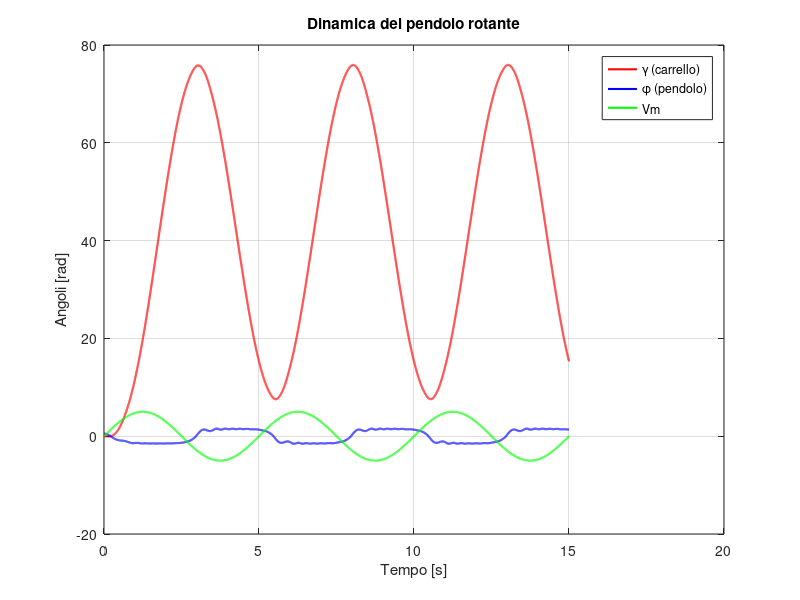

This figure's MATLAB source:
function [tout,x]=pendolo_soluzioneNumerica
% clear; clc;

% Parametri fisici
params.mp = 0.024;     % massa pendolo [kg]
params.mr=0.093;       %massa braccio [kg]
params.Lr = 0.086;     % lunghezza braccio [m]
params.Lp = 0.128;     % lunghezza pendolo [m]
params.Jr = 5.72e-5;    % inerzia braccio [kg m^2]
params.Jp = 1.31e-4;   % inerzia pendolo [kg m^2]
params.Br = 3e-4;    % attrito braccio [Nms]
params.Bp = 5e-4;   % attrito pendolo [Nms]
params.g  = 9.81;    % gravità [m/s^2]
params.Rm= 7.5; %ohm, resistenza interna
params.km=0.0431; %Motor back-emf constant
% Coppia motore (costante o funzione del tempo)
% params.Tm = @(t) 0;  % nessuna coppia applicata

% Condizioni iniziali:
% [gamma0,gammad,phi0,phid]
% [Angolo iniziale cart, velocità angolare iniziale cart, angolo iniziale pendolo, velocità angolare iniziale pendolo]
x0 = [0; 0;  pi/6; 0];

% Intervallo temporale
tspan = linspace(0,15,15000);

% Risoluzione ODE
[t, x] = ode45(@(t,x) pendulum_ODE(t, x, params), tspan, x0);
% Calcolo Vm (non influisce sulla dinamica)
Vm_values = arrayfun(@(ti) Vm_fun(ti), t);

% Output
tout = [t, Vm_values];

% Plot risultati
figure;
plot(t, x(:,1), 'r', 'LineWidth', 1.5); hold on;
plot(t, x(:,3), 'b', 'LineWidth', 1.5); hold on;
plot(t, Vm_values, 'g', 'LineWidth', 1.5);
legend('\gamma (carrello)', '\phi (pendolo)', "Vm")
xlabel('Tempo [s]');
ylabel('Angoli [rad]');
title('Dinamica del pendolo rotante');
grid on;


%% 
function dxdt = pendulum_ODE(t, x, params)
    % Variabili di stato
    gamma   = x(1);  % angolo del cart
    gamma_d = x(2);  % velocità del cart
    phi   = x(3);  % angolo del pendolo
    phi_d = x(4);  % velocità del pendolo

    % Parametri fisici
    mp = params.mp;
    Lr = params.Lr;
    Lp = params.Lp;
    Jr = params.Jr;
    Jp = params.Jp;
    Br = params.Br;
    Bp = params.Bp;
    g  = params.g;
    mr=params.mr;
    Rm=params.Rm;
    km=params.km;
   
 % Calcola Vm in funzione del tempo
    Vm = Vm_fun(t);

    % Coppia motore
    Tm = km * ((Vm - km * gamma_d) / Rm);  

    % Coefficienti intermedi
    C1 = mp * Lr^2 + 0.25 * mp * Lp^2 - 0.25 * mp * Lp^2 * cos(phi)^2 + Jr; %gamma_dd, first equation
    C2 = -0.5 * mp * Lp * Lr * cos(phi); %phi-dd first equation
    C3 = 0.5 * mp * Lp * Lr * cos(phi); %gamma_dd second eq.
    C4 = Jp + 0.25 * mp * Lp^2;

    % Sistema lineare: A * [gamma_dd; phi_dd] = b
    A = [C1, C2;
         C3, C4];

    b = [%first eq.
        Tm - Br * gamma_d ...
        - 0.5 * mp * Lp^2 * sin(phi) * cos(phi) * phi_d * gamma_d ...
        - 0.5 * mp * Lp * Lr * sin(phi) * phi_d^2;
%second eq.
        - Bp * phi_d ...
        + 0.25 * mp * Lp^2 * cos(phi) * sin(phi) * gamma_d^2 ...
        - 0.5 * mp * Lp * g * sin(phi)
    ];

  
    dd = A \ b;
      % accelerations
    gamma_dd = dd(1);
    phi_dd = dd(2);

    % Derivata dello stato
    dxdt = [gamma_d;
            gamma_dd;
           phi_d;
            phi_dd];
end

end


%Funzione del voltaggio
function Vm = Vm_fun(t)
     Vm = 5 * sin(2*pi*0.2*t);  %segnale sinusoidale
end

% function Vm = Vm_fun(t)
%      step 
%     if t >= 2 && t < 5
%         Vm = 0.5; 
%     else
%         Vm = 0;  
%     end
% end

